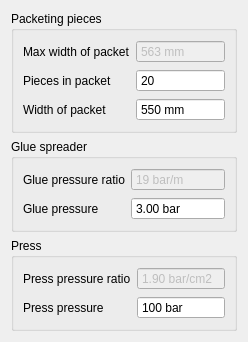
      <widget class="QWidget" name="tab_jointing">
       <attribute name="title">
        <string>Jointing</string>
       </attribute>
       <layout class="QVBoxLayout" name="verticalLayout">
        <item>
         <widget class="QGroupBox" name="groupBox_packetingPieces">
          <property name="sizePolicy">
           <sizepolicy hsizetype="Preferred" vsizetype="Preferred">
            <horstretch>0</horstretch>
            <verstretch>0</verstretch>
           </sizepolicy>
          </property>
          <property name="minimumSize">
           <size>
            <width>0</width>
            <height>0</height>
           </size>
          </property>
          <property name="title">
           <string>Packeting pieces</string>
          </property>
          <layout class="QFormLayout" name="formLayout_6">
           <item row="0" column="0">
            <widget class="QLabel" name="label_maxWidthOfPacket">
             <property name="text">
              <string>Max width of packet</string>
             </property>
             <property name="buddy">
              <cstring>spinBox_maxWidthOfPacket</cstring>
             </property>
            </widget>
           </item>
           <item row="0" column="1">
            <widget class="QSpinBox" name="spinBox_maxWidthOfPacket">
             <property name="enabled">
              <bool>false</bool>
             </property>
             <property name="inputMethodHints">
              <set>Qt::ImhDialableCharactersOnly|Qt::ImhDigitsOnly|Qt::ImhNoEditMenu|Qt::ImhNoPredictiveText|Qt::ImhNoTextHandles|Qt::ImhPreferNumbers|Qt::ImhPreferUppercase|Qt::ImhUppercaseOnly</set>
             </property>
             <property name="buttonSymbols">
              <enum>QAbstractSpinBox::NoButtons</enum>
             </property>
             <property name="suffix">
              <string> mm</string>
             </property>
             <property name="maximum">
              <number>600</number>
             </property>
             <property name="value">
              <number>563</number>
             </property>
            </widget>
           </item>
           <item row="1" column="0">
            <widget class="QLabel" name="label_piecesInPacket">
             <property name="locale">
              <locale language="English" country="UnitedStates"/>
             </property>
             <property name="text">
              <string>Pieces in packet</string>
             </property>
             <property name="buddy">
              <cstring>spinBox_piecesInPacket</cstring>
             </property>
            </widget>
           </item>
           <item row="1" column="1">
            <widget class="QSpinBox" name="spinBox_piecesInPacket">
             <property name="inputMethodHints">
              <set>Qt::ImhDialableCharactersOnly|Qt::ImhDigitsOnly|Qt::ImhNoEditMenu|Qt::ImhNoPredictiveText|Qt::ImhNoTextHandles|Qt::ImhPreferNumbers|Qt::ImhPreferUppercase|Qt::ImhUppercaseOnly</set>
             </property>
             <property name="buttonSymbols">
              <enum>QAbstractSpinBox::NoButtons</enum>
             </property>
             <property name="suffix">
              <string/>
             </property>
             <property name="maximum">
              <number>40</number>
             </property>
             <property name="value">
              <number>20</number>
             </property>
            </widget>
           </item>
           <item row="2" column="0">
            <widget class="QLabel" name="label_widthOfPacket">
             <property name="text">
              <string>Width of packet</string>
             </property>
             <property name="buddy">
              <cstring>spinBox_widthOfPacket</cstring>
             </property>
            </widget>
           </item>
           <item row="2" column="1">
            <widget class="QSpinBox" name="spinBox_widthOfPacket">
             <property name="inputMethodHints">
              <set>Qt::ImhDialableCharactersOnly|Qt::ImhDigitsOnly|Qt::ImhNoEditMenu|Qt::ImhNoPredictiveText|Qt::ImhNoTextHandles|Qt::ImhPreferNumbers|Qt::ImhPreferUppercase|Qt::ImhUppercaseOnly</set>
             </property>
             <property name="readOnly">
              <bool>true</bool>
             </property>
             <property name="buttonSymbols">
              <enum>QAbstractSpinBox::NoButtons</enum>
             </property>
             <property name="suffix">
              <string> mm</string>
             </property>
             <property name="maximum">
              <number>600</number>
             </property>
             <property name="value">
              <number>550</number>
             </property>
            </widget>
           </item>
          </layout>
         </widget>
        </item>
        <item>
         <widget class="QGroupBox" name="groupBox_gluing">
          <property name="sizePolicy">
           <sizepolicy hsizetype="Preferred" vsizetype="Preferred">
            <horstretch>0</horstretch>
            <verstretch>0</verstretch>
           </sizepolicy>
          </property>
          <property name="minimumSize">
           <size>
            <width>0</width>
            <height>0</height>
           </size>
          </property>
          <property name="toolTip">
           <string extracomment="Finger joint gluing"/>
          </property>
          <property name="statusTip">
           <string extracomment="Finger joint gluing"/>
          </property>
          <property name="title">
           <string extracomment="Finger joint gluing">Glue spreader</string>
          </property>
          <layout class="QFormLayout" name="formLayout_2">
           <item row="1" column="0">
            <widget class="QLabel" name="label_gluePressure">
             <property name="text">
              <string>Glue pressure</string>
             </property>
             <property name="buddy">
              <cstring>doubleSpinBox_gluePressure</cstring>
             </property>
            </widget>
           </item>
           <item row="1" column="1">
            <widget class="QDoubleSpinBox" name="doubleSpinBox_gluePressure">
             <property name="enabled">
              <bool>true</bool>
             </property>
             <property name="autoFillBackground">
              <bool>false</bool>
             </property>
             <property name="inputMethodHints">
              <set>Qt::ImhDialableCharactersOnly|Qt::ImhDigitsOnly|Qt::ImhNoEditMenu|Qt::ImhNoPredictiveText|Qt::ImhNoTextHandles|Qt::ImhPreferNumbers|Qt::ImhPreferUppercase|Qt::ImhUppercaseOnly</set>
             </property>
             <property name="readOnly">
              <bool>true</bool>
             </property>
             <property name="buttonSymbols">
              <enum>QAbstractSpinBox::NoButtons</enum>
             </property>
             <property name="suffix">
              <string> bar</string>
             </property>
             <property name="minimum">
              <double>0.100000000000000</double>
             </property>
             <property name="maximum">
              <double>5.000000000000000</double>
             </property>
             <property name="singleStep">
              <double>0.100000000000000</double>
             </property>
             <property name="value">
              <double>3.000000000000000</double>
             </property>
            </widget>
           </item>
           <item row="0" column="1">
            <widget class="QSpinBox" name="spinBox_gluePressureRatio">
             <property name="enabled">
              <bool>false</bool>
             </property>
             <property name="inputMethodHints">
              <set>Qt::ImhDialableCharactersOnly|Qt::ImhDigitsOnly|Qt::ImhNoEditMenu|Qt::ImhNoPredictiveText|Qt::ImhNoTextHandles|Qt::ImhPreferNumbers|Qt::ImhPreferUppercase|Qt::ImhUppercaseOnly</set>
             </property>
             <property name="buttonSymbols">
              <enum>QAbstractSpinBox::NoButtons</enum>
             </property>
             <property name="suffix">
              <string> bar/m</string>
             </property>
             <property name="minimum">
              <number>1</number>
             </property>
             <property name="value">
              <number>19</number>
             </property>
            </widget>
           </item>
           <item row="0" column="0">
            <widget class="QLabel" name="label_gluePressureRatio">
             <property name="text">
              <string>Glue pressure ratio</string>
             </property>
             <property name="buddy">
              <cstring>spinBox_gluePressureRatio</cstring>
             </property>
            </widget>
           </item>
          </layout>
         </widget>
        </item>
        <item>
         <widget class="QGroupBox" name="groupBox_press">
          <property name="sizePolicy">
           <sizepolicy hsizetype="Preferred" vsizetype="Preferred">
            <horstretch>0</horstretch>
            <verstretch>0</verstretch>
           </sizepolicy>
          </property>
          <property name="minimumSize">
           <size>
            <width>0</width>
            <height>0</height>
           </size>
          </property>
          <property name="title">
           <string>Press</string>
          </property>
          <layout class="QFormLayout" name="formLayout_7">
           <item row="0" column="0">
            <widget class="QLabel" name="label_pressPressureRatio">
             <property name="text">
              <string>Press pressure ratio</string>
             </property>
             <property name="buddy">
              <cstring>doubleSpinBox_pressPressureRatio</cstring>
             </property>
            </widget>
           </item>
           <item row="0" column="1">
            <widget class="QDoubleSpinBox" name="doubleSpinBox_pressPressureRatio">
             <property name="enabled">
              <bool>false</bool>
             </property>
             <property name="inputMethodHints">
              <set>Qt::ImhDialableCharactersOnly|Qt::ImhDigitsOnly|Qt::ImhNoEditMenu|Qt::ImhNoPredictiveText|Qt::ImhNoTextHandles|Qt::ImhPreferNumbers|Qt::ImhPreferUppercase|Qt::ImhUppercaseOnly</set>
             </property>
             <property name="buttonSymbols">
              <enum>QAbstractSpinBox::NoButtons</enum>
             </property>
             <property name="suffix">
              <string> bar/cm2</string>
             </property>
             <property name="decimals">
              <number>2</number>
             </property>
             <property name="minimum">
              <double>0.100000000000000</double>
             </property>
             <property name="maximum">
              <double>10.000000000000000</double>
             </property>
             <property name="singleStep">
              <double>0.010000000000000</double>
             </property>
             <property name="value">
              <double>1.900000000000000</double>
             </property>
            </widget>
           </item>
           <item row="1" column="0">
            <widget class="QLabel" name="label_pressPressure">
             <property name="text">
              <string>Press pressure</string>
             </property>
             <property name="buddy">
              <cstring>spinBox_pressPressure</cstring>
             </property>
            </widget>
           </item>
           <item row="1" column="1">
            <widget class="QSpinBox" name="spinBox_pressPressure">
             <property name="inputMethodHints">
              <set>Qt::ImhDialableCharactersOnly|Qt::ImhDigitsOnly|Qt::ImhNoEditMenu|Qt::ImhNoPredictiveText|Qt::ImhNoTextHandles|Qt::ImhPreferNumbers|Qt::ImhPreferUppercase|Qt::ImhUppercaseOnly</set>
             </property>
             <property name="readOnly">
              <bool>true</bool>
             </property>
             <property name="buttonSymbols">
              <enum>QAbstractSpinBox::NoButtons</enum>
             </property>
             <property name="suffix">
              <string> bar</string>
             </property>
             <property name="minimum">
              <number>1</number>
             </property>
             <property name="maximum">
              <number>300</number>
             </property>
             <property name="value">
              <number>100</number>
             </property>
            </widget>
           </item>
          </layout>
         </widget>
        </item>
       </layout>
      </widget>
